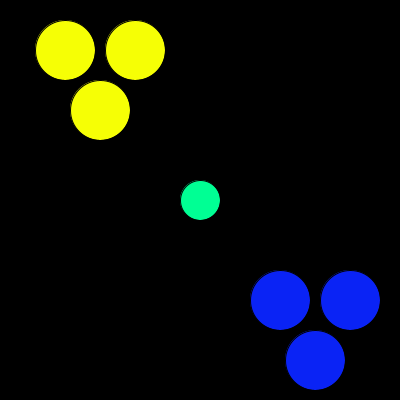
Frame 1 (no input)
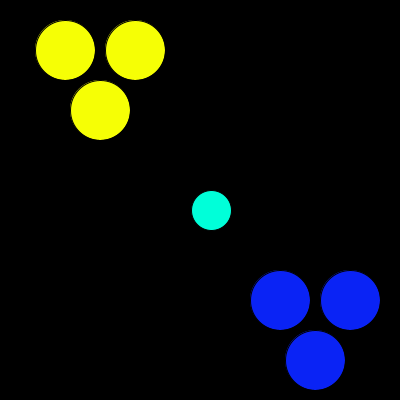
Frame 60 (the mouse pressed at the canvas centre just before this capture)
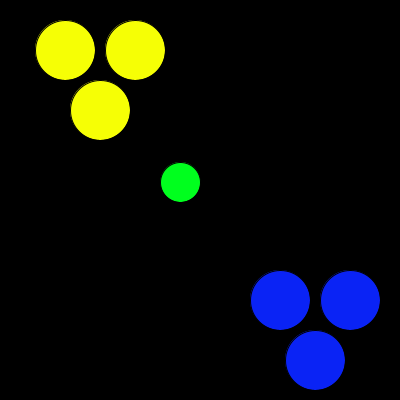
Frame 120 (the mouse held since frame 60 and released just before this capture)

The Processing sketch that drew these frames (run headless with seeded random() and noise(); from frame 60 on, the mouse is pressed at the canvas centre):

// Processing sketch: processing_120883
// ── processing_120883.pde

float counter = 0;   

void setup()
{
  size(400, 400);
}
 
void draw()
{
  background(0);

  pushMatrix();
 translate (width/2,height/2);
  translate(sin(counter)*60, sin(counter)*55);   
colorMode(HSB,360,100,100);
float h = map(sin(counter), -1,1,70,240);
fill (h,100,100);
ellipse(0, 0, 40, 40); 
  popMatrix();
 
  counter += 0.05;   

  fill (#F6FF05);
  ellipse ( 65,50,60,60);
  ellipse ( 135, 50, 60,60);
  ellipse ( 100, 110, 60,60);
  translate (230,250);
  fill( #0A23F5);
  ellipse ( 50,50,60,60);
  ellipse ( 120, 50, 60,60);
  ellipse ( 85, 110, 60,60);
 


}
